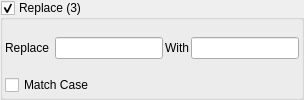
               <widget class="QGroupBox" name="d_replace_group">
                <property name="title">
                 <string>Replace (3)</string>
                </property>
                <property name="checkable">
                 <bool>true</bool>
                </property>
                <layout class="QGridLayout" name="gridLayout_7">
                 <property name="leftMargin">
                  <number>2</number>
                 </property>
                 <property name="topMargin">
                  <number>2</number>
                 </property>
                 <property name="rightMargin">
                  <number>2</number>
                 </property>
                 <property name="bottomMargin">
                  <number>2</number>
                 </property>
                 <property name="spacing">
                  <number>2</number>
                 </property>
                 <item row="1" column="6">
                  <widget class="QLineEdit" name="replace_with_entry">
                   <property name="minimumSize">
                    <size>
                     <width>50</width>
                     <height>0</height>
                    </size>
                   </property>
                  </widget>
                 </item>
                 <item row="1" column="4">
                  <widget class="QLabel" name="replace_with_label">
                   <property name="text">
                    <string>With</string>
                   </property>
                   <property name="alignment">
                    <set>Qt::AlignRight|Qt::AlignTrailing|Qt::AlignVCenter</set>
                   </property>
                  </widget>
                 </item>
                 <item row="0" column="0" rowspan="3">
                  <widget class="QLabel" name="replace_replace_label">
                   <property name="text">
                    <string>Replace</string>
                   </property>
                   <property name="alignment">
                    <set>Qt::AlignRight|Qt::AlignTrailing|Qt::AlignVCenter</set>
                   </property>
                  </widget>
                 </item>
                 <item row="1" column="3">
                  <widget class="QLineEdit" name="replace_replace_entry">
                   <property name="minimumSize">
                    <size>
                     <width>50</width>
                     <height>0</height>
                    </size>
                   </property>
                  </widget>
                 </item>
                 <item row="4" column="0" colspan="4">
                  <widget class="QCheckBox" name="replace_match_case_checkbox">
                   <property name="text">
                    <string>Match Case</string>
                   </property>
                  </widget>
                 </item>
                </layout>
               </widget>
